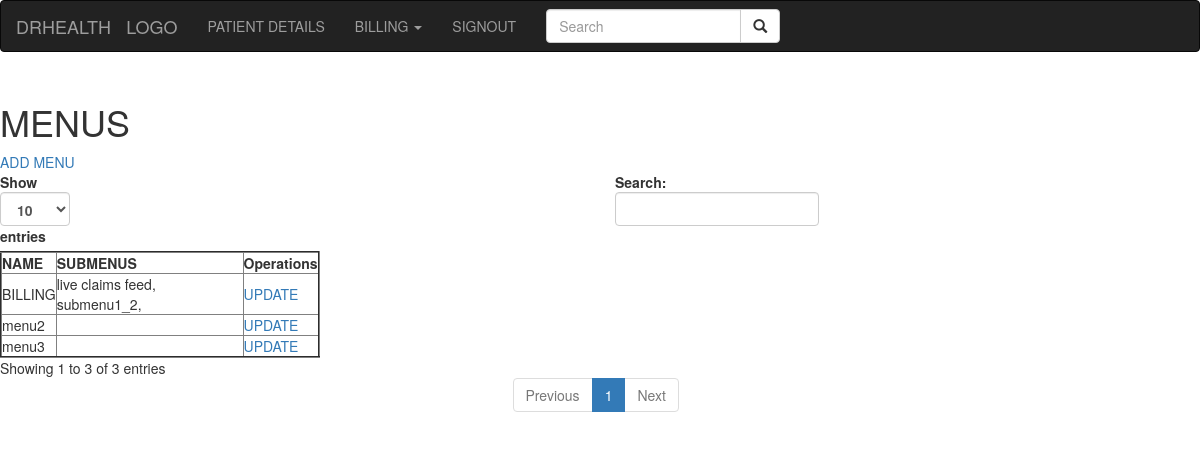
Page /menus/ (signed in) on the committed database.
### sign/models.py (models this page shows, shortened)
class Menu(models.Model):
	name = models.CharField(max_length=250)
	submenus = models.ManyToManyField(Submenu, blank=True, null=True)

class Submenu(models.Model):
	name = models.CharField(max_length=250)
	url = models.CharField(max_length=250)

### sign/views.py (the view)
# urls.py: path("menus/",menu_view),
@login_required
def menu_view(request):
	return render(request, "sign/menu_list.html",
		{"data":Menu.objects.all()})

### sign/templates/sign/menu_list.html (shortened to what this page needs)
{% extends "sign/home.html"%}
{% block content %}
<div class="row">
	<h1>MENUS</h1>
	<a href="/menu_create">ADD MENU</a>
	<table id="menu" border=2>
		<thead>
			<tr>
				<th>NAME</th>
				<th>SUBMENUS</th>
				<th>Operations</th>
			</tr>
		</thead>
		<tbody>
			{% for menu in data%}
			<tr>
				<td>{{ menu.name }}</td>
				<td>
					{% for sm in menu.submenus.all %}
						{{ sm.name }},
					{% endfor %}
				</td>
				<td><a href="/menu_update/{{menu.id}}/">UPDATE</a>
				</td>
			</tr>
			{% endfor %}
		</tbody>
	</table>
</div>
{% endblock %}

### sign/templates/sign/home.html (shortened to what this page needs)
<!DOCTYPE html>
<html lang="en">
<head>
  <link rel="stylesheet" href="https://maxcdn.bootstrapcdn.com/bootstrap/3.4.0/css/bootstrap.min.css">
</head>
<body>
<nav class="navbar navbar-inverse">
  <div class="container-fluid">
    <div class="navbar-header">
      <a class="navbar-brand" href="">DRHEALTH</a>
      <a class="navbar-brand" href="">LOGO</a>
    </div>
    <ul class="nav navbar-nav">
      {% if request.user.is_authenticated%}
      <li><a href="/patient_details">PATIENT DETAILS</a></li>
      {% for menu in request.user.role.menus.all %}
      <li class="dropdown">
        <a class="dropdown-toggle" data-toggle="dropdown" href="#">{{ menu.name| upper}}
        <span class="caret"></span></a>
      </li>
      {% endfor %}
      <li><a href="/signout">SIGNOUT</a></li>
      {% endif %}
    </ul>
    <form class="navbar-form navbar-left" action="/action_page.php">
      <div class="input-group">
        <input type="text" class="form-control" placeholder="Search" name="search">
        <div class="input-group-btn">
          <button class="btn btn-default" type="submit">
            <i class="glyphicon glyphicon-search"></i>
          </button>
        </div>
      </div>
    </form>
  </div>
</nav>
<div class="container login-container">
  <div class="row">
  </div>
  <div class="row">
    {% block content%}{% endblock %}
  </div>
</div>
</body>
</html>

### rows in the picture
Menu: name "BILLING"
Submenu: name "live claims feed"
Submenu: name "submenu1_2"
Menu: name "menu2"
Menu: name "menu3"
